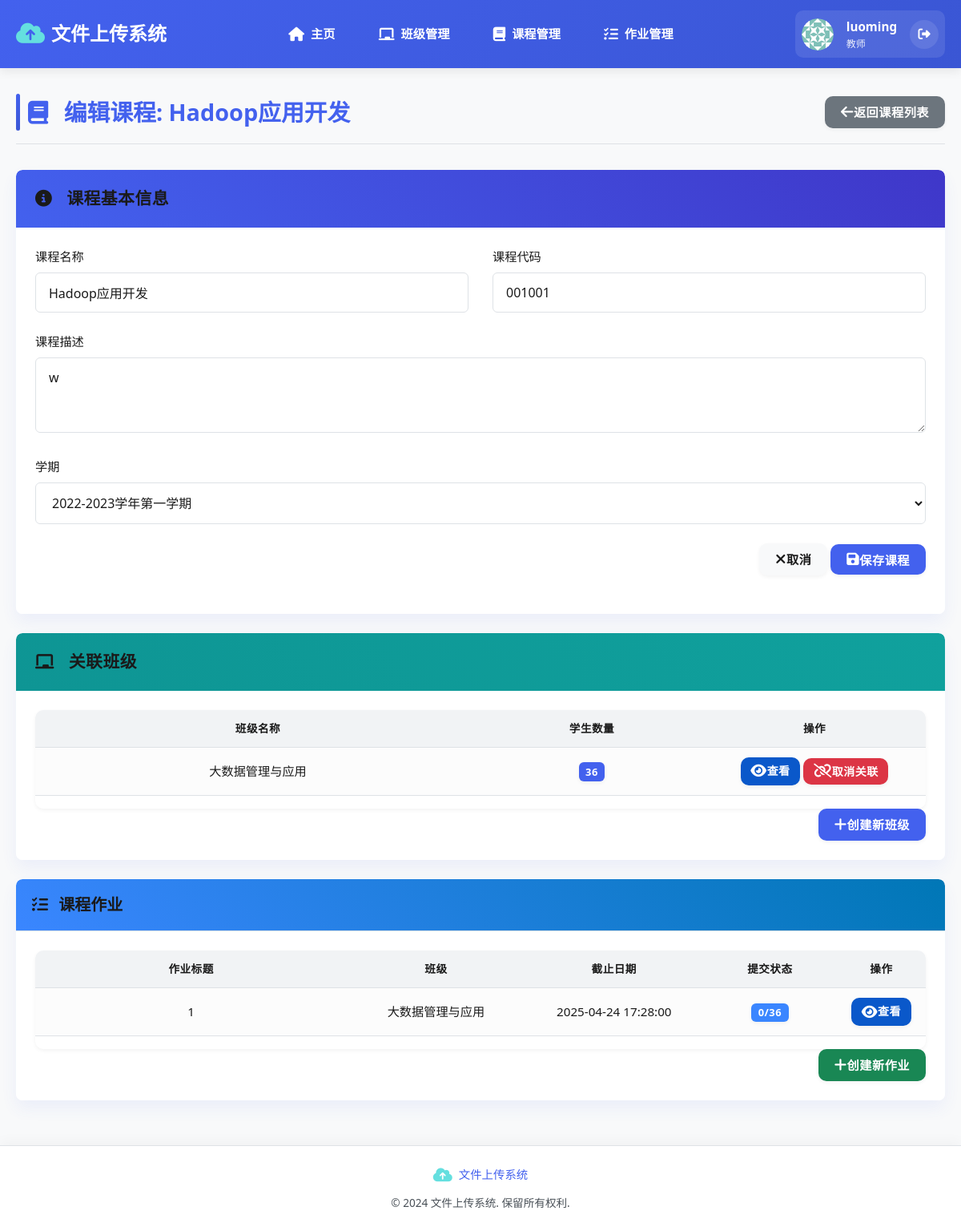
/courses/1 (signed in), run on the app's committed database.
### app/models/models.py (models this page shows)
class User(Base):
    __tablename__ = "users"
    id = Column(Integer, primary_key=True, index=True)
    username = Column(String, unique=True, index=True)
    hashed_password = Column(String)
    role = Column(String)  # admin, teacher, student
    created_at = Column(DateTime, default=datetime.datetime.now)
    avatar = Column(String, nullable=True)  # 用户头像路径
    organization = Column(String, nullable=True)  # 工作/学习单位
    id_number = Column(String, nullable=True)  # 学号/工号
    phone = Column(String, nullable=True)  # 手机号
    email = Column(String, nullable=True)  # 邮箱
    classes = relationship("Class", secondary=class_student_association, back_populates="students")
    teacher_classes = relationship("Class", back_populates="teacher")
    assignments = relationship("Assignment", back_populates="teacher")
    submissions = relationship("Submission", back_populates="student")

class Course(Base):
    __tablename__ = "courses"
    id = Column(Integer, primary_key=True, index=True)
    name = Column(String, index=True)
    code = Column(String, index=True)
    description = Column(String, nullable=True)
    semester = Column(String)
    teacher_id = Column(Integer, ForeignKey("users.id"))
    created_at = Column(DateTime, default=datetime.datetime.now)
    classes = relationship("Class", secondary=course_class_association, back_populates="courses")
    assignments = relationship("Assignment", back_populates="course")

class Class(Base):
    __tablename__ = "classes"
    id = Column(Integer, primary_key=True, index=True)
    name = Column(String, index=True)
    description = Column(String, nullable=True)
    teacher_id = Column(Integer, ForeignKey("users.id"))
    created_at = Column(DateTime, default=datetime.datetime.now)
    teacher = relationship("User", back_populates="teacher_classes", foreign_keys=[teacher_id])
    students = relationship("User", secondary=class_student_association, back_populates="classes")
    courses = relationship("Course", secondary=course_class_association, back_populates="classes")
    assignments = relationship("Assignment", back_populates="class_obj")

class Assignment(Base):
    __tablename__ = "assignments"
    id = Column(Integer, primary_key=True, index=True)
    title = Column(String, index=True)
    description = Column(String)
    class_id = Column(Integer, ForeignKey("classes.id"))
    course_id = Column(Integer, ForeignKey("courses.id"))
    teacher_id = Column(Integer, ForeignKey("users.id"))
    due_date = Column(DateTime)
    allowed_file_types = Column(String, default=".pdf,.docx")  # 默认允许pdf和docx格式
    max_file_size = Column(Integer, default=5)  # 文件大小限制，单位为MB，默认5MB
    created_at = Column(DateTime, default=datetime.datetime.now)
    class_obj = relationship("Class", back_populates="assignments")
    course = relationship("Course", back_populates="assignments")
    teacher = relationship("User", back_populates="assignments")
    submissions = relationship("Submission", back_populates="assignment")

### app/routers/courses.py (the view)
@router.get("/courses/{course_id}", response_class=HTMLResponse, name="view_course")
async def view_course(
    course_id: int,
    request: Request,
    current_user: User = Depends(teacher_required),
    db: Session = Depends(get_db)
):
    course = db.query(Course).filter(Course.id == course_id).first()
    if not course:
        raise HTTPException(status_code=404, detail="课程不存在")
    if course.teacher_id != current_user.id and current_user.role != "admin":
        raise HTTPException(status_code=403, detail="无权访问此课程")
    associated_classes = course.classes
    if current_user.role == "admin":
        available_classes = db.query(Class).filter(
            ~Class.id.in_([c.id for c in associated_classes])
        ).all()
    else:
        available_classes = db.query(Class).filter(
            Class.teacher_id == current_user.id,
            ~Class.id.in_([c.id for c in associated_classes])
        ).all()
    course_assignments = course.assignments
    for assignment in course_assignments:
        assignment.submissions_count = len(assignment.submissions)
        assignment.total_students = len(assignment.class_obj.students) if assignment.class_obj else 0
    return templates.TemplateResponse(
        "course_form.html",
        {
            "request": request,
            "user": current_user,
            "course": course,
            "associated_classes": associated_classes,
            "available_classes": available_classes,
            "course_assignments": course_assignments
        }
    )

### templates/course_form.html (shortened to what this page needs)
{% extends "layout.html" %}
{% block content %}
<div class="page-header">
    <h1><i class="fas fa-book"></i> {% if course %}编辑课程: {{ course.name }}{% else %}创建新课程{% endif %}</h1>
    <a href="{{ url_for('courses') }}" class="btn btn-secondary">
        <i class="fas fa-arrow-left"></i> 返回课程列表
    </a>
</div>
<div class="row">
    <div class="col-md-12">
        <div class="card shadow-sm mb-4">
            <div class="card-header bg-gradient-primary text-white">
                <h2 class="card-title mb-0"><i class="fas fa-info-circle"></i> 课程基本信息</h2>
            </div>
            <div class="card-body">
                <form action="{% if course %}{{ url_for('update_course', course_id=course.id) }}{% else %}{{ url_for('create_course') }}{% endif %}" method="post" class="needs-validation">
                    <div class="form-row">
                        <div class="form-group col-md-6">
                            <label for="course_name">课程名称</label>
                            <input type="text" id="course_name" name="course_name" class="form-control" value="{{ course.name if course else '' }}" required>
                        </div>
                        <div class="form-group col-md-6">
                            <label for="course_code">课程代码</label>
                            <input type="text" id="course_code" name="course_code" class="form-control" value="{{ course.code if course else '' }}" required>
                        </div>
                    </div>
                    <div class="form-group">
                        <label for="description">课程描述</label>
                        <textarea id="description" name="description" rows="3" class="form-control">{{ course.description if course else '' }}</textarea>
                    </div>
                    <div class="form-group">
                        <label for="semester">学期</label>
                        <select id="semester" name="semester" class="form-control" required>
                            <option value="2022-2023-1" {% if course and course.semester == '2022-2023-1' %}selected{% endif %}>2022-2023学年第一学期</option>
                        </select>
                    </div>
                    <div class="form-group mt-4 text-right">
                        <a href="{{ url_for('courses') }}" class="btn btn-light mr-2"><i class="fas fa-times"></i> 取消</a>
                        <button type="submit" class="btn btn-primary"><i class="fas fa-save"></i> 保存课程</button>
                    </div>
                </form>
            </div>
        </div>
    </div>
</div>
{% if course %}
<div class="row">
    <div class="col-md-12">
        <div class="card shadow-sm mb-4">
            <div class="card-header bg-gradient-success text-white">
                <h2 class="card-title mb-0"><i class="fas fa-chalkboard"></i> 关联班级</h2>
            </div>
            <div class="card-body">
                {% if associated_classes %}
                <div class="table-responsive">
                    <table class="table table-striped">
                        <thead class="thead-light">
                            <tr>
                                <th width="50%">班级名称</th>
                                <th width="25%">学生数量</th>
                                <th width="25%">操作</th>
                            </tr>
                        </thead>
                        <tbody>
                            {% for class in associated_classes %}
                            <tr>
                                <td>{{ class.name }}</td>
                                <td><span class="badge badge-primary">{{ class.students|length }}</span></td>
                                <td>
                                    <div class="btn-group">
                                        <a href="{{ url_for('view_class', class_id=class.id) }}" class="btn btn-info btn-sm">
                                            <i class="fas fa-eye"></i> 查看
                                        </a>
                                        <form action="{{ url_for('remove_class_from_course', course_id=course.id, class_id=class.id) }}" method="post" style="display: inline;">
                                            <button type="submit" class="btn btn-danger btn-sm" onclick="return confirm('确定要取消关联这个班级吗？')">
                                                <i class="fas fa-unlink"></i> 取消关联
                                            </button>
                                        </form>
                                    </div>
                                </td>
                            </tr>
                            {% endfor %}
                        </tbody>
                    </table>
                </div>
                {% else %}
                <div class="alert alert-info">
                    <i class="fas fa-info-circle"></i> 该课程暂未关联任何班级。
                </div>
                {% endif %}
                <div class="mt-3 text-right">
                    <a href="{{ url_for('create_class') }}" class="btn btn-primary">
                        <i class="fas fa-plus"></i> 创建新班级
                    </a>
                </div>
            </div>
        </div>
    </div>
</div>
<div class="row">
    <div class="col-md-12">
        <div class="card shadow-sm">
            <div class="card-header bg-gradient-info text-white">
                <h2 class="card-title mb-0"><i class="fas fa-tasks"></i> 课程作业</h2>
            </div>
            <div class="card-body">
                {% if course_assignments %}
                <div class="table-responsive">
                    <table class="table table-striped">
                        <thead class="thead-light">
                            <tr>
                                <th width="35%">作业标题</th>
                                <th width="20%">班级</th>
                                <th width="20%">截止日期</th>
                                <th width="15%">提交状态</th>
                                <th width="10%">操作</th>
                            </tr>
                        </thead>
                        <tbody>
                            {% for assignment in course_assignments %}
                            <tr>
                                <td>{{ assignment.title }}</td>
                                <td>{{ assignment.class_obj.name }}</td>
                                <td>{{ assignment.due_date }}</td>
                                <td><span class="badge badge-info">{{ assignment.submissions_count }}/{{ assignment.total_students }}</span></td>
                                <td>
                                    <a href="{{ url_for('view_assignment', assignment_id=assignment.id) }}" class="btn btn-info btn-sm">
                                        <i class="fas fa-eye"></i> 查看
                                    </a>
                                </td>
                            </tr>
                            {% endfor %}
                        </tbody>
                    </table>
                </div>
                {% else %}
                <div class="alert alert-info">
                    <i class="fas fa-info-circle"></i> 该课程暂无作业。
                </div>
                {% endif %}
                <div class="mt-3 text-right">
                    <a href="{{ url_for('create_assignment') }}" class="btn btn-success">
                        <i class="fas fa-plus"></i> 创建新作业
                    </a>
                </div>
            </div>
        </div>
    </div>
</div>
{% endif %}
{% endblock %}

### templates/layout.html (shortened to what this page needs)
<!DOCTYPE html>
<html lang="zh-CN">
<head>
    <link rel="stylesheet" href="https://cdnjs.cloudflare.com/ajax/libs/font-awesome/6.4.0/css/all.min.css">
    <link rel="stylesheet" href="{{ url_for('static', path='/css/style.css') }}">
</head>
<body>
    <header>
        <div class="container">
            <div class="navbar">
                <a href="/dashboard" class="logo">
                    <i class="fas fa-cloud-upload-alt"></i>
                    <span>文件上传系统</span>
                </a>
                <nav class="nav-links-container">
                    <ul class="nav-links">
                        <li><a href="{{ url_for('dashboard') }}" class="{{ 'active' if request.url.path == '/dashboard' }}"><i class="fas fa-home"></i> 主页</a></li>
                        {% if user.role == 'teacher' or user.role == 'admin' %}
                        <li><a href="{{ url_for('classes') }}" class="{{ 'active' if request.url.path == '/classes' }}"><i class="fas fa-chalkboard"></i> 班级管理</a></li>
                        <li><a href="{{ url_for('courses') }}" class="{{ 'active' if request.url.path == '/courses' }}"><i class="fas fa-book"></i> 课程管理</a></li>
                        <li><a href="{{ url_for('assignments') }}" class="{{ 'active' if request.url.path == '/assignments' }}"><i class="fas fa-tasks"></i> 作业管理</a></li>
                        {% endif %}
                    </ul>
                </nav>
                <div class="user-info">
                    <div class="user-avatar dropdown" id="userAvatarDropdown">
                        <img src="{{ url_for('static', path=user.avatar if user.avatar else '/images/avatar.png') }}" alt="用户头像" class="avatar-toggle" id="avatarToggle">
                    </div>
                    <div class="user-details">
                        <span class="user-name">{{ user.username }}</span>
                        <span class="user-role">{{ user.role|replace('admin', '管理员')|replace('teacher', '教师')|replace('student', '学生') }}</span>
                    </div>
                    <a href="{{ url_for('logout') }}" class="logout-btn"><i class="fas fa-sign-out-alt"></i></a>
                </div>
            </div>
        </div>
    </header>
    <div class="main-content">
        <div class="container">
            <div class="content-wrapper">
                {% block content %}{% endblock %}
            </div>
        </div>
    </div>
    <footer>
        <div class="container">
            <div class="footer-content">
                <div class="footer-logo">
                    <i class="fas fa-cloud-upload-alt"></i>
                    <span>文件上传系统</span>
                </div>
                <p class="copyright">&copy; 2024 文件上传系统. 保留所有权利.</p>
            </div>
        </div>
    </footer>
</body>
</html>

### templates/course_form.html (style rules this page uses)
.bg-gradient-primary { background: linear-gradient(45deg, #4361ee, #3f37c9); }
.bg-gradient-success { background: linear-gradient(45deg, #0e9594, #10a19d); }
.bg-gradient-info { background: linear-gradient(45deg, #3a86ff, #0077b6); }
.card { border: none; border-radius: 0.5rem; margin-bottom: 1.5rem; }
.card-header { border-top-left-radius: 0.5rem; border-top-right-radius: 0.5rem; padding: 1rem 1.25rem; }
.card-title { font-size: 1.2rem; font-weight: 600; }
.card-title i { margin-right: 0.5rem; }
.card-body { padding: 1.5rem; }
.page-header { display: flex; justify-content: space-between; align-items: center; margin-bottom: 2rem; }
.page-header h1 { margin-bottom: 0; font-size: 1.8rem; }
.page-header h1 i { margin-right: 0.75rem; }
.badge { padding: 0.4em 0.65em; font-size: 0.85em; font-weight: 600; }
.badge-primary { background-color: #4361ee; }
.badge-info { background-color: #3a86ff; }
.thead-light th { background-color: #f8f9fa; color: #495057; font-weight: 600; }

### data on the page
User: username "luoming", role "教师"
Course: name "Hadoop应用开发", course_name "Hadoop应用开发", course_code "001001", description "w", semester "2022-2023学年第一学期"
Class: name "大数据管理与应用", students|length "36"
Assignment: title "1", class_obj.name "大数据管理与应用", due_date "2025-04-24 17:28:00", submissions_count "0", total_students "36"
